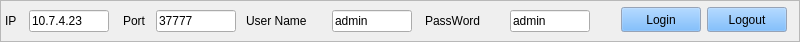
  <widget class="QFrame" name="frame3">
   <property name="geometry">
    <rect>
     <x>10</x>
     <y>11</y>
     <width>800</width>
     <height>42</height>
    </rect>
   </property>
   <property name="frameShape">
    <enum>QFrame::StyledPanel</enum>
   </property>
   <property name="frameShadow">
    <enum>QFrame::Plain</enum>
   </property>
   <widget class="QLabel" name="IP">
    <property name="geometry">
     <rect>
      <x>5</x>
      <y>10</y>
      <width>18</width>
      <height>22</height>
     </rect>
    </property>
    <property name="text">
     <string>IP</string>
    </property>
    <property name="wordWrap">
     <bool>false</bool>
    </property>
   </widget>
   <widget class="QLabel" name="Port">
    <property name="geometry">
     <rect>
      <x>123</x>
      <y>10</y>
      <width>27</width>
      <height>22</height>
     </rect>
    </property>
    <property name="text">
     <string>Port</string>
    </property>
    <property name="wordWrap">
     <bool>false</bool>
    </property>
   </widget>
   <widget class="QLabel" name="UserName">
    <property name="geometry">
     <rect>
      <x>246</x>
      <y>10</y>
      <width>81</width>
      <height>22</height>
     </rect>
    </property>
    <property name="text">
     <string>User Name</string>
    </property>
    <property name="wordWrap">
     <bool>false</bool>
    </property>
   </widget>
   <widget class="QLabel" name="PassWord">
    <property name="geometry">
     <rect>
      <x>425</x>
      <y>10</y>
      <width>71</width>
      <height>22</height>
     </rect>
    </property>
    <property name="text">
     <string>PassWord</string>
    </property>
    <property name="wordWrap">
     <bool>false</bool>
    </property>
   </widget>
   <widget class="QLineEdit" name="lineEdit1">
    <property name="geometry">
     <rect>
      <x>29</x>
      <y>10</y>
      <width>80</width>
      <height>22</height>
     </rect>
    </property>
    <property name="text">
     <string>10.7.4.23</string>
    </property>
   </widget>
   <widget class="QLineEdit" name="lineEdit2">
    <property name="geometry">
     <rect>
      <x>156</x>
      <y>10</y>
      <width>80</width>
      <height>22</height>
     </rect>
    </property>
    <property name="text">
     <string>37777</string>
    </property>
   </widget>
   <widget class="QLineEdit" name="lineEdit4">
    <property name="geometry">
     <rect>
      <x>332</x>
      <y>10</y>
      <width>80</width>
      <height>22</height>
     </rect>
    </property>
    <property name="text">
     <string>admin</string>
    </property>
   </widget>
   <widget class="QPushButton" name="Logout">
    <property name="geometry">
     <rect>
      <x>707</x>
      <y>7</y>
      <width>80</width>
      <height>25</height>
     </rect>
    </property>
    <property name="palette">
     <palette>
      <active>
       <colorrole role="WindowText">
        <brush brushstyle="SolidPattern">
         <color alpha="255">
          <red>0</red>
          <green>0</green>
          <blue>0</blue>
         </color>
        </brush>
       </colorrole>
       <colorrole role="Button">
        <brush brushstyle="SolidPattern">
         <color alpha="255">
          <red>85</red>
          <green>170</green>
          <blue>255</blue>
         </color>
        </brush>
       </colorrole>
       <colorrole role="Light">
        <brush brushstyle="SolidPattern">
         <color alpha="255">
          <red>212</red>
          <green>234</green>
          <blue>255</blue>
         </color>
        </brush>
       </colorrole>
       <colorrole role="Midlight">
        <brush brushstyle="SolidPattern">
         <color alpha="255">
          <red>148</red>
          <green>202</green>
          <blue>255</blue>
         </color>
        </brush>
       </colorrole>
       <colorrole role="Dark">
        <brush brushstyle="SolidPattern">
         <color alpha="255">
          <red>42</red>
          <green>85</green>
          <blue>127</blue>
         </color>
        </brush>
       </colorrole>
       <colorrole role="Mid">
        <brush brushstyle="SolidPattern">
         <color alpha="255">
          <red>57</red>
          <green>113</green>
          <blue>170</blue>
         </color>
        </brush>
       </colorrole>
       <colorrole role="Text">
        <brush brushstyle="SolidPattern">
         <color alpha="255">
          <red>0</red>
          <green>0</green>
          <blue>0</blue>
         </color>
        </brush>
       </colorrole>
       <colorrole role="BrightText">
        <brush brushstyle="SolidPattern">
         <color alpha="255">
          <red>255</red>
          <green>255</green>
          <blue>255</blue>
         </color>
        </brush>
       </colorrole>
       <colorrole role="ButtonText">
        <brush brushstyle="SolidPattern">
         <color alpha="255">
          <red>0</red>
          <green>0</green>
          <blue>0</blue>
         </color>
        </brush>
       </colorrole>
       <colorrole role="Base">
        <brush brushstyle="SolidPattern">
         <color alpha="255">
          <red>255</red>
          <green>255</green>
          <blue>255</blue>
         </color>
        </brush>
       </colorrole>
       <colorrole role="Window">
        <brush brushstyle="SolidPattern">
         <color alpha="255">
          <red>212</red>
          <green>228</green>
          <blue>255</blue>
         </color>
        </brush>
       </colorrole>
       <colorrole role="Shadow">
        <brush brushstyle="SolidPattern">
         <color alpha="255">
          <red>0</red>
          <green>0</green>
          <blue>0</blue>
         </color>
        </brush>
       </colorrole>
       <colorrole role="Highlight">
        <brush brushstyle="SolidPattern">
         <color alpha="255">
          <red>0</red>
          <green>0</green>
          <blue>128</blue>
         </color>
        </brush>
       </colorrole>
       <colorrole role="HighlightedText">
        <brush brushstyle="SolidPattern">
         <color alpha="255">
          <red>255</red>
          <green>255</green>
          <blue>255</blue>
         </color>
        </brush>
       </colorrole>
       <colorrole role="Link">
        <brush brushstyle="SolidPattern">
         <color alpha="255">
          <red>0</red>
          <green>0</green>
          <blue>0</blue>
         </color>
        </brush>
       </colorrole>
       <colorrole role="LinkVisited">
        <brush brushstyle="SolidPattern">
         <color alpha="255">
          <red>0</red>
          <green>0</green>
          <blue>0</blue>
         </color>
        </brush>
       </colorrole>
      </active>
      <inactive>
       <colorrole role="WindowText">
        <brush brushstyle="SolidPattern">
         <color alpha="255">
          <red>0</red>
          <green>0</green>
          <blue>0</blue>
         </color>
        </brush>
       </colorrole>
       <colorrole role="Button">
        <brush brushstyle="SolidPattern">
         <color alpha="255">
          <red>85</red>
          <green>170</green>
          <blue>255</blue>
         </color>
        </brush>
       </colorrole>
       <colorrole role="Light">
        <brush brushstyle="SolidPattern">
         <color alpha="255">
          <red>212</red>
          <green>234</green>
          <blue>255</blue>
         </color>
        </brush>
       </colorrole>
       <colorrole role="Midlight">
        <brush brushstyle="SolidPattern">
         <color alpha="255">
          <red>123</red>
          <green>189</green>
          <blue>255</blue>
         </color>
        </brush>
       </colorrole>
       <colorrole role="Dark">
        <brush brushstyle="SolidPattern">
         <color alpha="255">
          <red>42</red>
          <green>85</green>
          <blue>127</blue>
         </color>
        </brush>
       </colorrole>
       <colorrole role="Mid">
        <brush brushstyle="SolidPattern">
         <color alpha="255">
          <red>57</red>
          <green>113</green>
          <blue>170</blue>
         </color>
        </brush>
       </colorrole>
       <colorrole role="Text">
        <brush brushstyle="SolidPattern">
         <color alpha="255">
          <red>0</red>
          <green>0</green>
          <blue>0</blue>
         </color>
        </brush>
       </colorrole>
       <colorrole role="BrightText">
        <brush brushstyle="SolidPattern">
         <color alpha="255">
          <red>255</red>
          <green>255</green>
          <blue>255</blue>
         </color>
        </brush>
       </colorrole>
       <colorrole role="ButtonText">
        <brush brushstyle="SolidPattern">
         <color alpha="255">
          <red>0</red>
          <green>0</green>
          <blue>0</blue>
         </color>
        </brush>
       </colorrole>
       <colorrole role="Base">
        <brush brushstyle="SolidPattern">
         <color alpha="255">
          <red>255</red>
          <green>255</green>
          <blue>255</blue>
         </color>
        </brush>
       </colorrole>
       <colorrole role="Window">
        <brush brushstyle="SolidPattern">
         <color alpha="255">
          <red>212</red>
          <green>228</green>
          <blue>255</blue>
         </color>
        </brush>
       </colorrole>
       <colorrole role="Shadow">
        <brush brushstyle="SolidPattern">
         <color alpha="255">
          <red>0</red>
          <green>0</green>
          <blue>0</blue>
         </color>
        </brush>
       </colorrole>
       <colorrole role="Highlight">
        <brush brushstyle="SolidPattern">
         <color alpha="255">
          <red>0</red>
          <green>0</green>
          <blue>128</blue>
         </color>
        </brush>
       </colorrole>
       <colorrole role="HighlightedText">
        <brush brushstyle="SolidPattern">
         <color alpha="255">
          <red>255</red>
          <green>255</green>
          <blue>255</blue>
         </color>
        </brush>
       </colorrole>
       <colorrole role="Link">
        <brush brushstyle="SolidPattern">
         <color alpha="255">
          <red>0</red>
          <green>0</green>
          <blue>255</blue>
         </color>
        </brush>
       </colorrole>
       <colorrole role="LinkVisited">
        <brush brushstyle="SolidPattern">
         <color alpha="255">
          <red>255</red>
          <green>0</green>
          <blue>255</blue>
         </color>
        </brush>
       </colorrole>
      </inactive>
      <disabled>
       <colorrole role="WindowText">
        <brush brushstyle="SolidPattern">
         <color alpha="255">
          <red>128</red>
          <green>128</green>
          <blue>128</blue>
         </color>
        </brush>
       </colorrole>
       <colorrole role="Button">
        <brush brushstyle="SolidPattern">
         <color alpha="255">
          <red>85</red>
          <green>170</green>
          <blue>255</blue>
         </color>
        </brush>
       </colorrole>
       <colorrole role="Light">
        <brush brushstyle="SolidPattern">
         <color alpha="255">
          <red>212</red>
          <green>234</green>
          <blue>255</blue>
         </color>
        </brush>
       </colorrole>
       <colorrole role="Midlight">
        <brush brushstyle="SolidPattern">
         <color alpha="255">
          <red>123</red>
          <green>189</green>
          <blue>255</blue>
         </color>
        </brush>
       </colorrole>
       <colorrole role="Dark">
        <brush brushstyle="SolidPattern">
         <color alpha="255">
          <red>42</red>
          <green>85</green>
          <blue>127</blue>
         </color>
        </brush>
       </colorrole>
       <colorrole role="Mid">
        <brush brushstyle="SolidPattern">
         <color alpha="255">
          <red>57</red>
          <green>113</green>
          <blue>170</blue>
         </color>
        </brush>
       </colorrole>
       <colorrole role="Text">
        <brush brushstyle="SolidPattern">
         <color alpha="255">
          <red>128</red>
          <green>128</green>
          <blue>128</blue>
         </color>
        </brush>
       </colorrole>
       <colorrole role="BrightText">
        <brush brushstyle="SolidPattern">
         <color alpha="255">
          <red>255</red>
          <green>255</green>
          <blue>255</blue>
         </color>
        </brush>
       </colorrole>
       <colorrole role="ButtonText">
        <brush brushstyle="SolidPattern">
         <color alpha="255">
          <red>128</red>
          <green>128</green>
          <blue>128</blue>
         </color>
        </brush>
       </colorrole>
       <colorrole role="Base">
        <brush brushstyle="SolidPattern">
         <color alpha="255">
          <red>255</red>
          <green>255</green>
          <blue>255</blue>
         </color>
        </brush>
       </colorrole>
       <colorrole role="Window">
        <brush brushstyle="SolidPattern">
         <color alpha="255">
          <red>212</red>
          <green>228</green>
          <blue>255</blue>
         </color>
        </brush>
       </colorrole>
       <colorrole role="Shadow">
        <brush brushstyle="SolidPattern">
         <color alpha="255">
          <red>0</red>
          <green>0</green>
          <blue>0</blue>
         </color>
        </brush>
       </colorrole>
       <colorrole role="Highlight">
        <brush brushstyle="SolidPattern">
         <color alpha="255">
          <red>0</red>
          <green>0</green>
          <blue>128</blue>
         </color>
        </brush>
       </colorrole>
       <colorrole role="HighlightedText">
        <brush brushstyle="SolidPattern">
         <color alpha="255">
          <red>255</red>
          <green>255</green>
          <blue>255</blue>
         </color>
        </brush>
       </colorrole>
       <colorrole role="Link">
        <brush brushstyle="SolidPattern">
         <color alpha="255">
          <red>0</red>
          <green>0</green>
          <blue>255</blue>
         </color>
        </brush>
       </colorrole>
       <colorrole role="LinkVisited">
        <brush brushstyle="SolidPattern">
         <color alpha="255">
          <red>255</red>
          <green>0</green>
          <blue>255</blue>
         </color>
        </brush>
       </colorrole>
      </disabled>
     </palette>
    </property>
    <property name="text">
     <string>Logout</string>
    </property>
   </widget>
   <widget class="QPushButton" name="Login">
    <property name="geometry">
     <rect>
      <x>621</x>
      <y>7</y>
      <width>80</width>
      <height>25</height>
     </rect>
    </property>
    <property name="palette">
     <palette>
      <active>
       <colorrole role="WindowText">
        <brush brushstyle="SolidPattern">
         <color alpha="255">
          <red>0</red>
          <green>0</green>
          <blue>0</blue>
         </color>
        </brush>
       </colorrole>
       <colorrole role="Button">
        <brush brushstyle="SolidPattern">
         <color alpha="255">
          <red>85</red>
          <green>170</green>
          <blue>255</blue>
         </color>
        </brush>
       </colorrole>
       <colorrole role="Light">
        <brush brushstyle="SolidPattern">
         <color alpha="255">
          <red>212</red>
          <green>234</green>
          <blue>255</blue>
         </color>
        </brush>
       </colorrole>
       <colorrole role="Midlight">
        <brush brushstyle="SolidPattern">
         <color alpha="255">
          <red>148</red>
          <green>202</green>
          <blue>255</blue>
         </color>
        </brush>
       </colorrole>
       <colorrole role="Dark">
        <brush brushstyle="SolidPattern">
         <color alpha="255">
          <red>42</red>
          <green>85</green>
          <blue>127</blue>
         </color>
        </brush>
       </colorrole>
       <colorrole role="Mid">
        <brush brushstyle="SolidPattern">
         <color alpha="255">
          <red>57</red>
          <green>113</green>
          <blue>170</blue>
         </color>
        </brush>
       </colorrole>
       <colorrole role="Text">
        <brush brushstyle="SolidPattern">
         <color alpha="255">
          <red>0</red>
          <green>0</green>
          <blue>0</blue>
         </color>
        </brush>
       </colorrole>
       <colorrole role="BrightText">
        <brush brushstyle="SolidPattern">
         <color alpha="255">
          <red>255</red>
          <green>255</green>
          <blue>255</blue>
         </color>
        </brush>
       </colorrole>
       <colorrole role="ButtonText">
        <brush brushstyle="SolidPattern">
         <color alpha="255">
          <red>0</red>
          <green>0</green>
          <blue>0</blue>
         </color>
        </brush>
       </colorrole>
       <colorrole role="Base">
        <brush brushstyle="SolidPattern">
         <color alpha="255">
          <red>255</red>
          <green>255</green>
          <blue>255</blue>
         </color>
        </brush>
       </colorrole>
       <colorrole role="Window">
        <brush brushstyle="SolidPattern">
         <color alpha="255">
          <red>212</red>
          <green>228</green>
          <blue>255</blue>
         </color>
        </brush>
       </colorrole>
       <colorrole role="Shadow">
        <brush brushstyle="SolidPattern">
         <color alpha="255">
          <red>0</red>
          <green>0</green>
          <blue>0</blue>
         </color>
        </brush>
       </colorrole>
       <colorrole role="Highlight">
        <brush brushstyle="SolidPattern">
         <color alpha="255">
          <red>0</red>
          <green>0</green>
          <blue>128</blue>
         </color>
        </brush>
       </colorrole>
       <colorrole role="HighlightedText">
        <brush brushstyle="SolidPattern">
         <color alpha="255">
          <red>255</red>
          <green>255</green>
          <blue>255</blue>
         </color>
        </brush>
       </colorrole>
       <colorrole role="Link">
        <brush brushstyle="SolidPattern">
         <color alpha="255">
          <red>0</red>
          <green>0</green>
          <blue>0</blue>
         </color>
        </brush>
       </colorrole>
       <colorrole role="LinkVisited">
        <brush brushstyle="SolidPattern">
         <color alpha="255">
          <red>0</red>
          <green>0</green>
          <blue>0</blue>
         </color>
        </brush>
       </colorrole>
      </active>
      <inactive>
       <colorrole role="WindowText">
        <brush brushstyle="SolidPattern">
         <color alpha="255">
          <red>0</red>
          <green>0</green>
          <blue>0</blue>
         </color>
        </brush>
       </colorrole>
       <colorrole role="Button">
        <brush brushstyle="SolidPattern">
         <color alpha="255">
          <red>85</red>
          <green>170</green>
          <blue>255</blue>
         </color>
        </brush>
       </colorrole>
       <colorrole role="Light">
        <brush brushstyle="SolidPattern">
         <color alpha="255">
          <red>212</red>
          <green>234</green>
          <blue>255</blue>
         </color>
        </brush>
       </colorrole>
       <colorrole role="Midlight">
        <brush brushstyle="SolidPattern">
         <color alpha="255">
          <red>123</red>
          <green>189</green>
          <blue>255</blue>
         </color>
        </brush>
       </colorrole>
       <colorrole role="Dark">
        <brush brushstyle="SolidPattern">
         <color alpha="255">
          <red>42</red>
          <green>85</green>
          <blue>127</blue>
         </color>
        </brush>
       </colorrole>
       <colorrole role="Mid">
        <brush brushstyle="SolidPattern">
         <color alpha="255">
          <red>57</red>
          <green>113</green>
          <blue>170</blue>
         </color>
        </brush>
       </colorrole>
       <colorrole role="Text">
        <brush brushstyle="SolidPattern">
         <color alpha="255">
          <red>0</red>
          <green>0</green>
          <blue>0</blue>
         </color>
        </brush>
       </colorrole>
       <colorrole role="BrightText">
        <brush brushstyle="SolidPattern">
         <color alpha="255">
          <red>255</red>
          <green>255</green>
          <blue>255</blue>
         </color>
        </brush>
       </colorrole>
       <colorrole role="ButtonText">
        <brush brushstyle="SolidPattern">
         <color alpha="255">
          <red>0</red>
          <green>0</green>
          <blue>0</blue>
         </color>
        </brush>
       </colorrole>
       <colorrole role="Base">
        <brush brushstyle="SolidPattern">
         <color alpha="255">
          <red>255</red>
          <green>255</green>
          <blue>255</blue>
         </color>
        </brush>
       </colorrole>
       <colorrole role="Window">
        <brush brushstyle="SolidPattern">
         <color alpha="255">
          <red>212</red>
          <green>228</green>
          <blue>255</blue>
         </color>
        </brush>
       </colorrole>
       <colorrole role="Shadow">
        <brush brushstyle="SolidPattern">
         <color alpha="255">
          <red>0</red>
          <green>0</green>
          <blue>0</blue>
         </color>
        </brush>
       </colorrole>
       <colorrole role="Highlight">
        <brush brushstyle="SolidPattern">
         <color alpha="255">
          <red>0</red>
          <green>0</green>
          <blue>128</blue>
         </color>
        </brush>
       </colorrole>
       <colorrole role="HighlightedText">
        <brush brushstyle="SolidPattern">
         <color alpha="255">
          <red>255</red>
          <green>255</green>
          <blue>255</blue>
         </color>
        </brush>
       </colorrole>
       <colorrole role="Link">
        <brush brushstyle="SolidPattern">
         <color alpha="255">
          <red>0</red>
          <green>0</green>
          <blue>255</blue>
         </color>
        </brush>
       </colorrole>
       <colorrole role="LinkVisited">
        <brush brushstyle="SolidPattern">
         <color alpha="255">
          <red>255</red>
          <green>0</green>
          <blue>255</blue>
         </color>
        </brush>
       </colorrole>
      </inactive>
      <disabled>
       <colorrole role="WindowText">
        <brush brushstyle="SolidPattern">
         <color alpha="255">
          <red>128</red>
          <green>128</green>
          <blue>128</blue>
         </color>
        </brush>
       </colorrole>
       <colorrole role="Button">
        <brush brushstyle="SolidPattern">
         <color alpha="255">
          <red>85</red>
          <green>170</green>
          <blue>255</blue>
         </color>
        </brush>
       </colorrole>
       <colorrole role="Light">
        <brush brushstyle="SolidPattern">
         <color alpha="255">
          <red>212</red>
          <green>234</green>
          <blue>255</blue>
         </color>
        </brush>
       </colorrole>
       <colorrole role="Midlight">
        <brush brushstyle="SolidPattern">
         <color alpha="255">
          <red>123</red>
          <green>189</green>
          <blue>255</blue>
         </color>
        </brush>
       </colorrole>
       <colorrole role="Dark">
        <brush brushstyle="SolidPattern">
         <color alpha="255">
          <red>42</red>
          <green>85</green>
          <blue>127</blue>
         </color>
        </brush>
       </colorrole>
       <colorrole role="Mid">
        <brush brushstyle="SolidPattern">
         <color alpha="255">
          <red>57</red>
          <green>113</green>
          <blue>170</blue>
         </color>
        </brush>
       </colorrole>
       <colorrole role="Text">
        <brush brushstyle="SolidPattern">
         <color alpha="255">
          <red>128</red>
          <green>128</green>
          <blue>128</blue>
         </color>
        </brush>
       </colorrole>
       <colorrole role="BrightText">
        <brush brushstyle="SolidPattern">
         <color alpha="255">
          <red>255</red>
          <green>255</green>
          <blue>255</blue>
         </color>
        </brush>
       </colorrole>
       <colorrole role="ButtonText">
        <brush brushstyle="SolidPattern">
         <color alpha="255">
          <red>128</red>
          <green>128</green>
          <blue>128</blue>
         </color>
        </brush>
       </colorrole>
       <colorrole role="Base">
        <brush brushstyle="SolidPattern">
         <color alpha="255">
          <red>255</red>
          <green>255</green>
          <blue>255</blue>
         </color>
        </brush>
       </colorrole>
       <colorrole role="Window">
        <brush brushstyle="SolidPattern">
         <color alpha="255">
          <red>212</red>
          <green>228</green>
          <blue>255</blue>
         </color>
        </brush>
       </colorrole>
       <colorrole role="Shadow">
        <brush brushstyle="SolidPattern">
         <color alpha="255">
          <red>0</red>
          <green>0</green>
          <blue>0</blue>
         </color>
        </brush>
       </colorrole>
       <colorrole role="Highlight">
        <brush brushstyle="SolidPattern">
         <color alpha="255">
          <red>0</red>
          <green>0</green>
          <blue>128</blue>
         </color>
        </brush>
       </colorrole>
       <colorrole role="HighlightedText">
        <brush brushstyle="SolidPattern">
         <color alpha="255">
          <red>255</red>
          <green>255</green>
          <blue>255</blue>
         </color>
        </brush>
       </colorrole>
       <colorrole role="Link">
        <brush brushstyle="SolidPattern">
         <color alpha="255">
          <red>0</red>
          <green>0</green>
          <blue>255</blue>
         </color>
        </brush>
       </colorrole>
       <colorrole role="LinkVisited">
        <brush brushstyle="SolidPattern">
         <color alpha="255">
          <red>255</red>
          <green>0</green>
          <blue>255</blue>
         </color>
        </brush>
       </colorrole>
      </disabled>
     </palette>
    </property>
    <property name="text">
     <string>Login</string>
    </property>
   </widget>
   <widget class="QLineEdit" name="lineEdit3">
    <property name="geometry">
     <rect>
      <x>510</x>
      <y>10</y>
      <width>80</width>
      <height>22</height>
     </rect>
    </property>
    <property name="text">
     <string>admin</string>
    </property>
   </widget>
  </widget>
